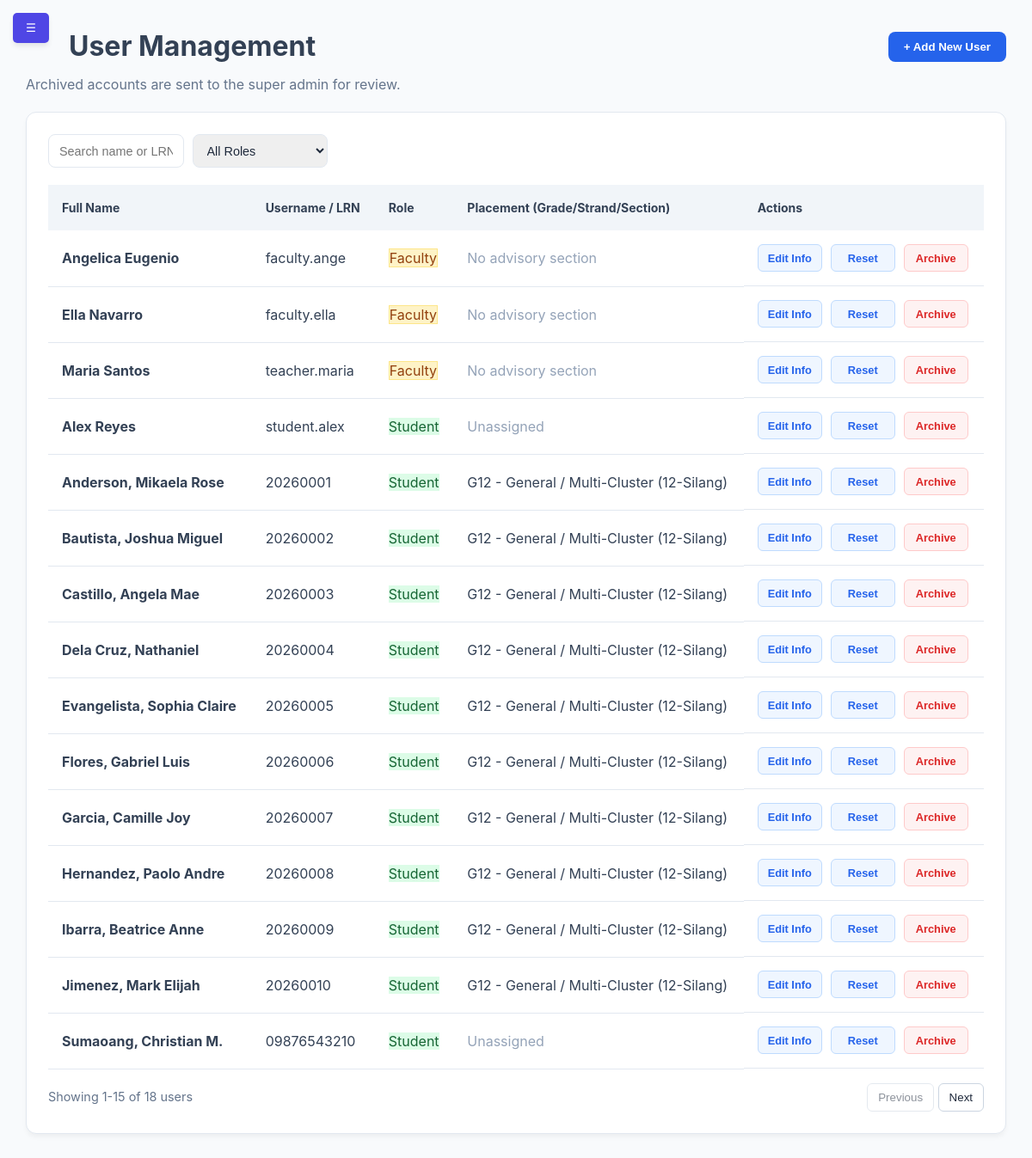
The page /modules/admin/manage_users.php (signed in) on the database as committed earlier.
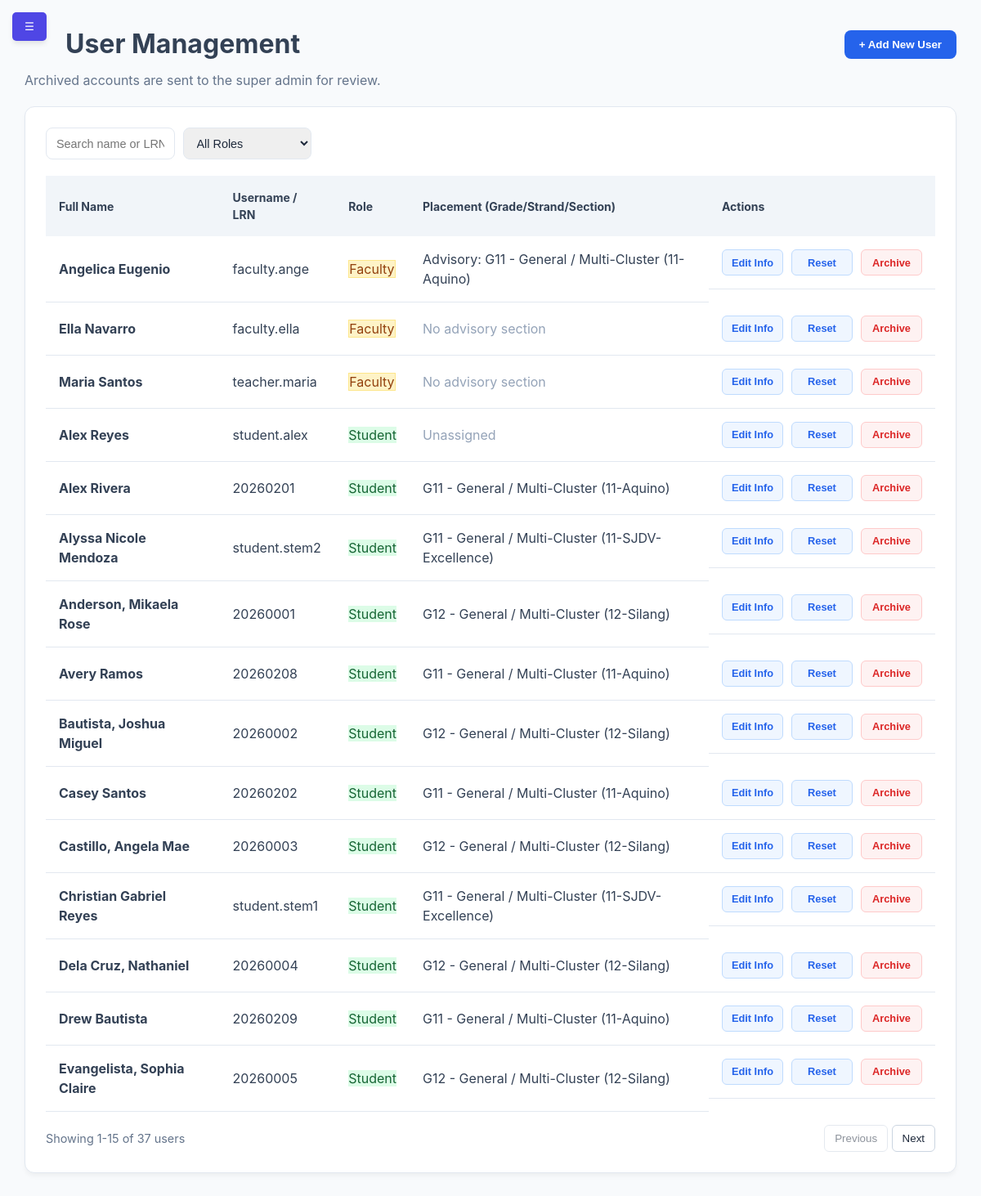
The same page on the database as committed later.
### tables this page shows
CREATE TABLE `users` (
  `id` int(11) NOT NULL,
  `lrn` varchar(12) DEFAULT NULL,
  `username` varchar(50) NOT NULL,
  `password` varchar(255) NOT NULL,
  `full_name` varchar(100) NOT NULL,
  `profile_image` varchar(255) DEFAULT NULL,
  `email` varchar(100) DEFAULT NULL,
  `role` enum('super_admin','admin','adviser','student','faculty','alumni','archived') NOT NULL,
  `current_session_id` varchar(255) DEFAULT NULL,
  `section_id` int(11) DEFAULT NULL,
  `reset_requested` tinyint(1) DEFAULT 0,
  `require_reset` tinyint(1) DEFAULT 0,
  `security_pin_hash` varchar(255) DEFAULT NULL,
  `security_pattern_hash` varchar(255) DEFAULT NULL,
  `security_preference` enum('biometric','pin','pattern','none') DEFAULT 'none'
);

CREATE TABLE `sections` (
  `id` int(11) NOT NULL,
  `section_name` varchar(50) NOT NULL,
  `strand_id` int(11) DEFAULT NULL,
  `grade_level` int(11) NOT NULL,
  `adviser_id` int(11) DEFAULT NULL,
  `academic_year` varchar(20) NOT NULL DEFAULT '2026-2027',
  `curriculum_version` enum('Legacy','Strengthened') NOT NULL DEFAULT 'Strengthened'
);

### modules/admin/manage_users.php (the view, shortened to what the changed rows need)
<?php
$conn = getDBConnection();
$where_clause = "WHERE u.role NOT IN ('super_admin', 'archived')";
$query = "SELECT
              u.*,
              s.section_name,
              s.grade_level,
              COALESCE(st.strand_name, 'General / Multi-Cluster') AS strand_name,
              advisory_section.id AS advisory_section_id,
              advisory_section.section_name AS advisory_section_name,
              advisory_section.grade_level AS advisory_grade_level,
              COALESCE(advisory_strand.strand_name, 'General / Multi-Cluster') AS advisory_strand_name
          FROM users u
          LEFT JOIN sections s ON u.section_id = s.id
          LEFT JOIN strands st ON s.strand_id = st.id
          LEFT JOIN sections advisory_section
              ON advisory_section.id = (
                  SELECT assigned_section.id
                  FROM sections assigned_section
                  WHERE assigned_section.adviser_id = u.id
                  ORDER BY assigned_section.academic_year DESC, assigned_section.id DESC
                  LIMIT 1
              )
          LEFT JOIN strands advisory_strand ON advisory_section.strand_id = advisory_strand.id
          $where_clause
          ORDER BY u.reset_requested DESC, u.role DESC, u.full_name ASC";
$users_list = $conn->query($query)->fetchAll();
?>
<!DOCTYPE html>
<html lang="en">
<head>
    <link rel="stylesheet" href="../../assets/css/dashboard.css">
</head>
<body>
    <div class="dashboard-wrapper">
        <main class="content">
            <header class="content-header" style="display: flex; justify-content: space-between; align-items: center; margin-bottom: 20px;">
                <h1>User Management</h1>
            </header>
            <div class="table-container">
                <table>
                    <thead>
                        <tr>
                            <th>Full Name</th>
                            <th>Username / LRN</th>
                            <th>Role</th>
                            <th>Placement (Grade/Strand/Section)</th>
                            <th>Actions</th>
                        </tr>
                    </thead>
                    <tbody id="userTableBody">
                        <?php foreach ($users_list as $row): ?>
                        <tr class="<?php echo ($row['reset_requested'] == 1) ? 'row-needs-reset' : ''; ?>">
                            <td>
                                <strong><?php echo htmlspecialchars($row['full_name']); ?></strong>
                            </td>
                            <td><?php echo htmlspecialchars($row['username']); ?></td>
                            <td><span class="role-badge <?php echo strtolower($row['role']); ?>"><?php echo ucfirst($row['role']); ?></span></td>
                            <td>
                                <?php if (in_array(strtolower($row['role']), ['adviser', 'faculty'], true)): ?>
                                    <?php if ($row['advisory_section_id']): ?>
                                        Advisory: G<?php echo htmlspecialchars($row['advisory_grade_level']); ?> - <?php echo htmlspecialchars($row['advisory_strand_name']); ?> (<?php echo htmlspecialchars($row['advisory_section_name']); ?>)
                                    <?php else: ?>
                                        <span style="color: #94a3b8;">No advisory section</span>
                                    <?php endif; ?>
                                <?php elseif($row['section_name']): ?>
                                    G<?php echo htmlspecialchars($row['grade_level']); ?> - <?php echo htmlspecialchars($row['strand_name']); ?> (<?php echo htmlspecialchars($row['section_name']); ?>)
                                <?php else: ?>
                                    <span style="color: #94a3b8;">Unassigned</span>
                                <?php endif; ?>
                            </td>
                            <td>
                                <button type="button" class="btn-edit" onclick="viewProfile(<?php echo $row['id']; ?>)">Edit Info</button>
                                <button class="btn-edit" onclick="resetPassword(<?php echo $row['id']; ?>)">Reset</button>
                                <button class="btn-delete" onclick="archiveUser(<?php echo (int) $row['id']; ?>)">Archive</button>
                            </td>
                        </tr>
                        <?php endforeach; ?>
                    </tbody>
                </table>
                <div class="table-pagination" aria-label="User table pagination">
                    <p id="userPageInfo" aria-live="polite"></p>
                    <div>
                        <button type="button" id="previousUserPage" onclick="changeUserPage(-1)">Previous</button>
                        <button type="button" id="nextUserPage" onclick="changeUserPage(1)">Next</button>
                    </div>
                </div>
            </div>
        </main>
    </div>
</body>
</html>

Rows that differ between the two databases and show on the page:
no longer on this page (row unchanged): users: full_name "Flores, Gabriel Luis", username "20260006", role "Student", section.grade_level "12", strand_name "General / Multi-Cluster", section.section_name "12-Silang"
no longer on this page (row unchanged): users: full_name "Garcia, Camille Joy", username "20260007", role "Student", section.grade_level "12", strand_name "General / Multi-Cluster", section.section_name "12-Silang"
no longer on this page (row unchanged): users: full_name "Hernandez, Paolo Andre", username "20260008", role "Student", section.grade_level "12", strand_name "General / Multi-Cluster", section.section_name "12-Silang"
no longer on this page (row unchanged): users: full_name "Ibarra, Beatrice Anne", username "20260009", role "Student", section.grade_level "12", strand_name "General / Multi-Cluster", section.section_name "12-Silang"
no longer on this page (row edited): users: full_name "Jimenez, Mark Elijah", username "20260010", role "Student", section.grade_level "12", strand_name "General / Multi-Cluster", section.section_name "12-Silang"
no longer on this page (row edited): users: full_name "Sumaoang, Christian M.", username "09876543210", role "Student", shows "Unassigned"
changed users "Angelica Eugenio": sections.grade_level (not shown) → "11"; advisory_strand_name (not shown) → "General / Multi-Cluster"; sections.section_name (not shown) → "11-Aquino"; text "No advisory section" → "Advisory: G - ( )"
added users: full_name "Alex Rivera", username "20260201", role "Student", section.grade_level "11", strand_name "General / Multi-Cluster", section.section_name "11-Aquino"
added users: full_name "Alyssa Nicole Mendoza", username "student.stem2", role "Student", section.grade_level "11", strand_name "General / Multi-Cluster", section.section_name "11-SJDV-Excellence"
added users: full_name "Avery Ramos", username "20260208", role "Student", section.grade_level "11", strand_name "General / Multi-Cluster", section.section_name "11-Aquino"
added users: full_name "Casey Santos", username "20260202", role "Student", section.grade_level "11", strand_name "General / Multi-Cluster", section.section_name "11-Aquino"
added users: full_name "Christian Gabriel Reyes", username "student.stem1", role "Student", section.grade_level "11", strand_name "General / Multi-Cluster", section.section_name "11-SJDV-Excellence"
added users: full_name "Drew Bautista", username "20260209", role "Student", section.grade_level "11", strand_name "General / Multi-Cluster", section.section_name "11-Aquino"
Other text that changed with them:
text written by a page script: "Showing 1-15 of 18 users" → "Showing 1-15 of 37 users"
